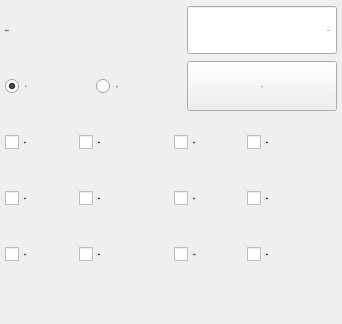
        <widget class="QWidget" name="pageOne">
         <layout class="QGridLayout" name="gridLayout">
          <property name="horizontalSpacing">
           <number>5</number>
          </property>
          <property name="margin">
           <number>5</number>
          </property>
          <item row="4" column="0">
           <layout class="QHBoxLayout" name="horizontalLayout_7">
            <property name="spacing">
             <number>4</number>
            </property>
            <item>
             <widget class="xCheckBox" name="checkBoxJig07">
              <property name="sizePolicy">
               <sizepolicy hsizetype="Expanding" vsizetype="Minimum">
                <horstretch>0</horstretch>
                <verstretch>0</verstretch>
               </sizepolicy>
              </property>
              <property name="minimumSize">
               <size>
                <width>0</width>
                <height>50</height>
               </size>
              </property>
              <property name="maximumSize">
               <size>
                <width>16777215</width>
                <height>50</height>
               </size>
              </property>
              <property name="font">
               <font>
                <family>微软雅黑</family>
                <pointsize>-1</pointsize>
                <weight>50</weight>
                <italic>false</italic>
                <bold>false</bold>
               </font>
              </property>
              <property name="focusPolicy">
               <enum>Qt::NoFocus</enum>
              </property>
              <property name="text">
               <string>抱具三</string>
              </property>
              <property name="iconSize">
               <size>
                <width>32</width>
                <height>32</height>
               </size>
              </property>
             </widget>
            </item>
            <item>
             <widget class="xCheckBox" name="checkBoxcheck07">
              <property name="sizePolicy">
               <sizepolicy hsizetype="Preferred" vsizetype="Minimum">
                <horstretch>0</horstretch>
                <verstretch>0</verstretch>
               </sizepolicy>
              </property>
              <property name="minimumSize">
               <size>
                <width>90</width>
                <height>50</height>
               </size>
              </property>
              <property name="maximumSize">
               <size>
                <width>16777215</width>
                <height>50</height>
               </size>
              </property>
              <property name="font">
               <font>
                <family>微软雅黑</family>
                <pointsize>-1</pointsize>
                <weight>50</weight>
                <italic>false</italic>
                <bold>false</bold>
               </font>
              </property>
              <property name="focusPolicy">
               <enum>Qt::NoFocus</enum>
              </property>
              <property name="text">
               <string>检测</string>
              </property>
              <property name="iconSize">
               <size>
                <width>32</width>
                <height>32</height>
               </size>
              </property>
             </widget>
            </item>
           </layout>
          </item>
          <item row="4" column="1">
           <layout class="QHBoxLayout" name="horizontalLayout_8">
            <property name="spacing">
             <number>4</number>
            </property>
            <item>
             <widget class="xCheckBox" name="checkBoxJig08">
              <property name="sizePolicy">
               <sizepolicy hsizetype="Expanding" vsizetype="Minimum">
                <horstretch>0</horstretch>
                <verstretch>0</verstretch>
               </sizepolicy>
              </property>
              <property name="minimumSize">
               <size>
                <width>0</width>
                <height>50</height>
               </size>
              </property>
              <property name="maximumSize">
               <size>
                <width>16777215</width>
                <height>50</height>
               </size>
              </property>
              <property name="font">
               <font>
                <family>微软雅黑</family>
                <pointsize>-1</pointsize>
                <weight>50</weight>
                <italic>false</italic>
                <bold>false</bold>
               </font>
              </property>
              <property name="focusPolicy">
               <enum>Qt::NoFocus</enum>
              </property>
              <property name="text">
               <string>抱具四</string>
              </property>
              <property name="iconSize">
               <size>
                <width>32</width>
                <height>32</height>
               </size>
              </property>
             </widget>
            </item>
            <item>
             <widget class="xCheckBox" name="checkBoxcheck08">
              <property name="sizePolicy">
               <sizepolicy hsizetype="Preferred" vsizetype="Minimum">
                <horstretch>0</horstretch>
                <verstretch>0</verstretch>
               </sizepolicy>
              </property>
              <property name="minimumSize">
               <size>
                <width>90</width>
                <height>50</height>
               </size>
              </property>
              <property name="maximumSize">
               <size>
                <width>16777215</width>
                <height>50</height>
               </size>
              </property>
              <property name="font">
               <font>
                <family>微软雅黑</family>
                <pointsize>-1</pointsize>
                <weight>50</weight>
                <italic>false</italic>
                <bold>false</bold>
               </font>
              </property>
              <property name="focusPolicy">
               <enum>Qt::NoFocus</enum>
              </property>
              <property name="text">
               <string>检测</string>
              </property>
              <property name="iconSize">
               <size>
                <width>32</width>
                <height>32</height>
               </size>
              </property>
             </widget>
            </item>
           </layout>
          </item>
          <item row="2" column="1">
           <layout class="QHBoxLayout" name="horizontalLayout_4">
            <property name="spacing">
             <number>4</number>
            </property>
            <item>
             <widget class="xCheckBox" name="checkBoxJig04">
              <property name="sizePolicy">
               <sizepolicy hsizetype="Expanding" vsizetype="Minimum">
                <horstretch>0</horstretch>
                <verstretch>0</verstretch>
               </sizepolicy>
              </property>
              <property name="minimumSize">
               <size>
                <width>0</width>
                <height>50</height>
               </size>
              </property>
              <property name="maximumSize">
               <size>
                <width>16777215</width>
                <height>50</height>
               </size>
              </property>
              <property name="font">
               <font>
                <family>微软雅黑</family>
                <pointsize>-1</pointsize>
                <weight>50</weight>
                <italic>false</italic>
                <bold>false</bold>
               </font>
              </property>
              <property name="focusPolicy">
               <enum>Qt::NoFocus</enum>
              </property>
              <property name="text">
               <string>吸具二</string>
              </property>
              <property name="iconSize">
               <size>
                <width>32</width>
                <height>32</height>
               </size>
              </property>
             </widget>
            </item>
            <item>
             <widget class="xCheckBox" name="checkBoxcheck04">
              <property name="sizePolicy">
               <sizepolicy hsizetype="Preferred" vsizetype="Minimum">
                <horstretch>0</horstretch>
                <verstretch>0</verstretch>
               </sizepolicy>
              </property>
              <property name="minimumSize">
               <size>
                <width>90</width>
                <height>50</height>
               </size>
              </property>
              <property name="maximumSize">
               <size>
                <width>16777215</width>
                <height>50</height>
               </size>
              </property>
              <property name="font">
               <font>
                <family>微软雅黑</family>
                <pointsize>-1</pointsize>
                <weight>50</weight>
                <italic>false</italic>
                <bold>false</bold>
               </font>
              </property>
              <property name="focusPolicy">
               <enum>Qt::NoFocus</enum>
              </property>
              <property name="text">
               <string>检测</string>
              </property>
              <property name="iconSize">
               <size>
                <width>32</width>
                <height>32</height>
               </size>
              </property>
             </widget>
            </item>
           </layout>
          </item>
          <item row="1" column="0" colspan="2">
           <layout class="QHBoxLayout" name="horizontalLayout">
            <property name="spacing">
             <number>4</number>
            </property>
            <item>
             <widget class="xRadioButton" name="radioButton_on">
              <property name="sizePolicy">
               <sizepolicy hsizetype="Expanding" vsizetype="Fixed">
                <horstretch>0</horstretch>
                <verstretch>0</verstretch>
               </sizepolicy>
              </property>
              <property name="minimumSize">
               <size>
                <width>87</width>
                <height>50</height>
               </size>
              </property>
              <property name="maximumSize">
               <size>
                <width>16777215</width>
                <height>50</height>
               </size>
              </property>
              <property name="font">
               <font>
                <family>微软雅黑</family>
                <pointsize>-1</pointsize>
                <weight>50</weight>
                <italic>false</italic>
                <bold>false</bold>
               </font>
              </property>
              <property name="focusPolicy">
               <enum>Qt::NoFocus</enum>
              </property>
              <property name="text">
               <string>打开</string>
              </property>
              <property name="iconSize">
               <size>
                <width>32</width>
                <height>32</height>
               </size>
              </property>
              <property name="checked">
               <bool>true</bool>
              </property>
             </widget>
            </item>
            <item>
             <widget class="xRadioButton" name="radioButton_off">
              <property name="sizePolicy">
               <sizepolicy hsizetype="Expanding" vsizetype="Fixed">
                <horstretch>0</horstretch>
                <verstretch>0</verstretch>
               </sizepolicy>
              </property>
              <property name="minimumSize">
               <size>
                <width>87</width>
                <height>50</height>
               </size>
              </property>
              <property name="maximumSize">
               <size>
                <width>16777215</width>
                <height>50</height>
               </size>
              </property>
              <property name="font">
               <font>
                <family>微软雅黑</family>
                <pointsize>-1</pointsize>
                <weight>50</weight>
                <italic>false</italic>
                <bold>false</bold>
               </font>
              </property>
              <property name="focusPolicy">
               <enum>Qt::NoFocus</enum>
              </property>
              <property name="text">
               <string>关闭</string>
              </property>
              <property name="iconSize">
               <size>
                <width>32</width>
                <height>32</height>
               </size>
              </property>
             </widget>
            </item>
            <item>
             <widget class="QPushButton" name="BtnNext">
              <property name="minimumSize">
               <size>
                <width>150</width>
                <height>50</height>
               </size>
              </property>
              <property name="maximumSize">
               <size>
                <width>16777215</width>
                <height>50</height>
               </size>
              </property>
              <property name="font">
               <font>
                <family>微软雅黑</family>
                <pointsize>-1</pointsize>
                <weight>50</weight>
                <italic>false</italic>
                <bold>false</bold>
               </font>
              </property>
              <property name="text">
               <string>下一页</string>
              </property>
             </widget>
            </item>
           </layout>
          </item>
          <item row="2" column="0">
           <layout class="QHBoxLayout" name="horizontalLayout_3">
            <property name="spacing">
             <number>4</number>
            </property>
            <item>
             <widget class="xCheckBox" name="checkBoxJig03">
              <property name="sizePolicy">
               <sizepolicy hsizetype="Expanding" vsizetype="Minimum">
                <horstretch>0</horstretch>
                <verstretch>0</verstretch>
               </sizepolicy>
              </property>
              <property name="minimumSize">
               <size>
                <width>0</width>
                <height>50</height>
               </size>
              </property>
              <property name="maximumSize">
               <size>
                <width>16777215</width>
                <height>50</height>
               </size>
              </property>
              <property name="font">
               <font>
                <family>微软雅黑</family>
                <pointsize>-1</pointsize>
                <weight>50</weight>
                <italic>false</italic>
                <bold>false</bold>
               </font>
              </property>
              <property name="focusPolicy">
               <enum>Qt::NoFocus</enum>
              </property>
              <property name="text">
               <string>吸具一</string>
              </property>
              <property name="iconSize">
               <size>
                <width>32</width>
                <height>32</height>
               </size>
              </property>
             </widget>
            </item>
            <item>
             <widget class="xCheckBox" name="checkBoxcheck03">
              <property name="sizePolicy">
               <sizepolicy hsizetype="Preferred" vsizetype="Minimum">
                <horstretch>0</horstretch>
                <verstretch>0</verstretch>
               </sizepolicy>
              </property>
              <property name="minimumSize">
               <size>
                <width>90</width>
                <height>50</height>
               </size>
              </property>
              <property name="maximumSize">
               <size>
                <width>16777215</width>
                <height>50</height>
               </size>
              </property>
              <property name="font">
               <font>
                <family>微软雅黑</family>
                <pointsize>-1</pointsize>
                <weight>50</weight>
                <italic>false</italic>
                <bold>false</bold>
               </font>
              </property>
              <property name="focusPolicy">
               <enum>Qt::NoFocus</enum>
              </property>
              <property name="text">
               <string>检测</string>
              </property>
              <property name="iconSize">
               <size>
                <width>32</width>
                <height>32</height>
               </size>
              </property>
             </widget>
            </item>
           </layout>
          </item>
          <item row="0" column="0" colspan="2">
           <layout class="QHBoxLayout" name="horizontalLayout_2">
            <property name="spacing">
             <number>4</number>
            </property>
            <item>
             <widget class="QLabel" name="labelDelay">
              <property name="sizePolicy">
               <sizepolicy hsizetype="Expanding" vsizetype="Preferred">
                <horstretch>0</horstretch>
                <verstretch>0</verstretch>
               </sizepolicy>
              </property>
              <property name="minimumSize">
               <size>
                <width>80</width>
                <height>50</height>
               </size>
              </property>
              <property name="maximumSize">
               <size>
                <width>16777215</width>
                <height>50</height>
               </size>
              </property>
              <property name="font">
               <font>
                <family>微软雅黑</family>
                <pointsize>-1</pointsize>
                <weight>50</weight>
                <italic>false</italic>
                <bold>false</bold>
               </font>
              </property>
              <property name="text">
               <string>动作时间：</string>
              </property>
             </widget>
            </item>
            <item>
             <widget class="xDoubleSpinBox" name="BoxDelay">
              <property name="enabled">
               <bool>true</bool>
              </property>
              <property name="sizePolicy">
               <sizepolicy hsizetype="Preferred" vsizetype="Fixed">
                <horstretch>0</horstretch>
                <verstretch>0</verstretch>
               </sizepolicy>
              </property>
              <property name="minimumSize">
               <size>
                <width>150</width>
                <height>50</height>
               </size>
              </property>
              <property name="maximumSize">
               <size>
                <width>16777215</width>
                <height>50</height>
               </size>
              </property>
              <property name="font">
               <font>
                <family>微软雅黑</family>
                <pointsize>-1</pointsize>
                <weight>50</weight>
                <italic>false</italic>
                <bold>false</bold>
               </font>
              </property>
              <property name="focusPolicy">
               <enum>Qt::ClickFocus</enum>
              </property>
              <property name="acceptDrops">
               <bool>false</bool>
              </property>
              <property name="alignment">
               <set>Qt::AlignRight|Qt::AlignTrailing|Qt::AlignVCenter</set>
              </property>
              <property name="buttonSymbols">
               <enum>QAbstractSpinBox::NoButtons</enum>
              </property>
              <property name="suffix">
               <string notr="true">s</string>
              </property>
              <property name="decimals">
               <number>2</number>
              </property>
              <property name="maximum">
               <double>600.000000000000000</double>
              </property>
              <property name="singleStep">
               <double>0.100000000000000</double>
              </property>
              <property name="HasBtn" stdset="0">
               <bool>false</bool>
              </property>
             </widget>
            </item>
           </layout>
          </item>
          <item row="3" column="0">
           <layout class="QHBoxLayout" name="horizontalLayout_5">
            <property name="spacing">
             <number>4</number>
            </property>
            <item>
             <widget class="xCheckBox" name="checkBoxJig05">
              <property name="sizePolicy">
               <sizepolicy hsizetype="Expanding" vsizetype="Minimum">
                <horstretch>0</horstretch>
                <verstretch>0</verstretch>
               </sizepolicy>
              </property>
              <property name="minimumSize">
               <size>
                <width>0</width>
                <height>50</height>
               </size>
              </property>
              <property name="maximumSize">
               <size>
                <width>16777215</width>
                <height>50</height>
               </size>
              </property>
              <property name="font">
               <font>
                <family>微软雅黑</family>
                <pointsize>-1</pointsize>
                <weight>50</weight>
                <italic>false</italic>
                <bold>false</bold>
               </font>
              </property>
              <property name="focusPolicy">
               <enum>Qt::NoFocus</enum>
              </property>
              <property name="text">
               <string>抱具一</string>
              </property>
              <property name="iconSize">
               <size>
                <width>32</width>
                <height>32</height>
               </size>
              </property>
             </widget>
            </item>
            <item>
             <widget class="xCheckBox" name="checkBoxcheck05">
              <property name="sizePolicy">
               <sizepolicy hsizetype="Preferred" vsizetype="Minimum">
                <horstretch>0</horstretch>
                <verstretch>0</verstretch>
               </sizepolicy>
              </property>
              <property name="minimumSize">
               <size>
                <width>90</width>
                <height>50</height>
               </size>
              </property>
              <property name="maximumSize">
               <size>
                <width>16777215</width>
                <height>50</height>
               </size>
              </property>
              <property name="font">
               <font>
                <family>微软雅黑</family>
                <pointsize>-1</pointsize>
                <weight>50</weight>
                <italic>false</italic>
                <bold>false</bold>
               </font>
              </property>
              <property name="focusPolicy">
               <enum>Qt::NoFocus</enum>
              </property>
              <property name="text">
               <string>检测</string>
              </property>
              <property name="iconSize">
               <size>
                <width>32</width>
                <height>32</height>
               </size>
              </property>
             </widget>
            </item>
           </layout>
          </item>
          <item row="3" column="1">
           <layout class="QHBoxLayout" name="horizontalLayout_6">
            <property name="spacing">
             <number>4</number>
            </property>
            <item>
             <widget class="xCheckBox" name="checkBoxJig06">
              <property name="sizePolicy">
               <sizepolicy hsizetype="Expanding" vsizetype="Minimum">
                <horstretch>0</horstretch>
                <verstretch>0</verstretch>
               </sizepolicy>
              </property>
              <property name="minimumSize">
               <size>
                <width>0</width>
                <height>50</height>
               </size>
              </property>
              <property name="maximumSize">
               <size>
                <width>16777215</width>
                <height>50</height>
               </size>
              </property>
              <property name="font">
               <font>
                <family>微软雅黑</family>
                <pointsize>-1</pointsize>
                <weight>50</weight>
                <italic>false</italic>
                <bold>false</bold>
               </font>
              </property>
              <property name="focusPolicy">
               <enum>Qt::NoFocus</enum>
              </property>
              <property name="text">
               <string>抱具二</string>
              </property>
              <property name="iconSize">
               <size>
                <width>32</width>
                <height>32</height>
               </size>
              </property>
             </widget>
            </item>
            <item>
             <widget class="xCheckBox" name="checkBoxcheck06">
              <property name="sizePolicy">
               <sizepolicy hsizetype="Preferred" vsizetype="Minimum">
                <horstretch>0</horstretch>
                <verstretch>0</verstretch>
               </sizepolicy>
              </property>
              <property name="minimumSize">
               <size>
                <width>90</width>
                <height>50</height>
               </size>
              </property>
              <property name="maximumSize">
               <size>
                <width>16777215</width>
                <height>50</height>
               </size>
              </property>
              <property name="font">
               <font>
                <family>微软雅黑</family>
                <pointsize>-1</pointsize>
                <weight>50</weight>
                <italic>false</italic>
                <bold>false</bold>
               </font>
              </property>
              <property name="focusPolicy">
               <enum>Qt::NoFocus</enum>
              </property>
              <property name="text">
               <string>检测</string>
              </property>
              <property name="iconSize">
               <size>
                <width>32</width>
                <height>32</height>
               </size>
              </property>
             </widget>
            </item>
           </layout>
          </item>
          <item row="5" column="0" colspan="2">
           <spacer name="verticalSpacer">
            <property name="orientation">
             <enum>Qt::Vertical</enum>
            </property>
            <property name="sizeHint" stdset="0">
             <size>
              <width>20</width>
              <height>40</height>
             </size>
            </property>
           </spacer>
          </item>
         </layout>
        </widget>
